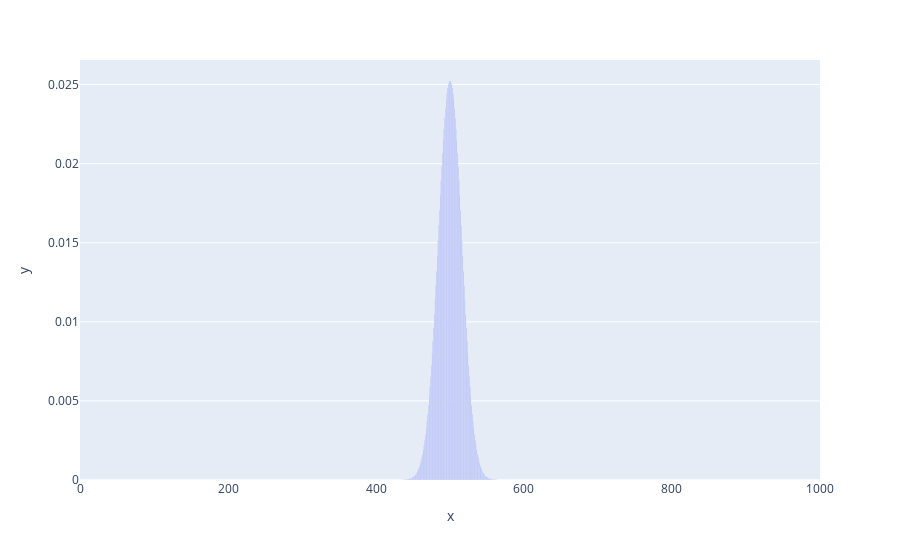

Source (notebook cell):
### Code cell
fig = px.bar(x=x, y=dist)
fig.show()

### Figure 1 — Plotly figure (JSON) as saved in the notebook; plotly's stock layout.template omitted (floating-point values rounded to 4 significant figures; data arrays with more than 128 entries replaced by an {"elided": "..."} marker saying what was removed)
{"data": [{"alignmentgroup": "True", "hovertemplate": "x=%{x}<br>y=%{y}<extra></extra>", "legendgroup": "", "marker": {"color": "#636efa"}, "name": "", "offsetgroup": "", "orientation": "v", "showlegend": false, "textposition": "auto", "type": "bar", "x": {"elided": "1001 int values"}, "xaxis": "x", "y": {"elided": "1001 float values"}, "yaxis": "y"}], "layout": {"autosize": true, "barmode": "relative", "legend": {"tracegroupgap": 0}, "margin": {"t": 60}, "xaxis": {"anchor": "y", "autorange": true, "domain": [0, 1], "range": [-0.5, 1000.0], "title": {"text": "x"}, "type": "linear"}, "yaxis": {"anchor": "x", "autorange": true, "domain": [0, 1], "range": [0, 0.02655], "title": {"text": "y"}, "type": "linear"}}}
